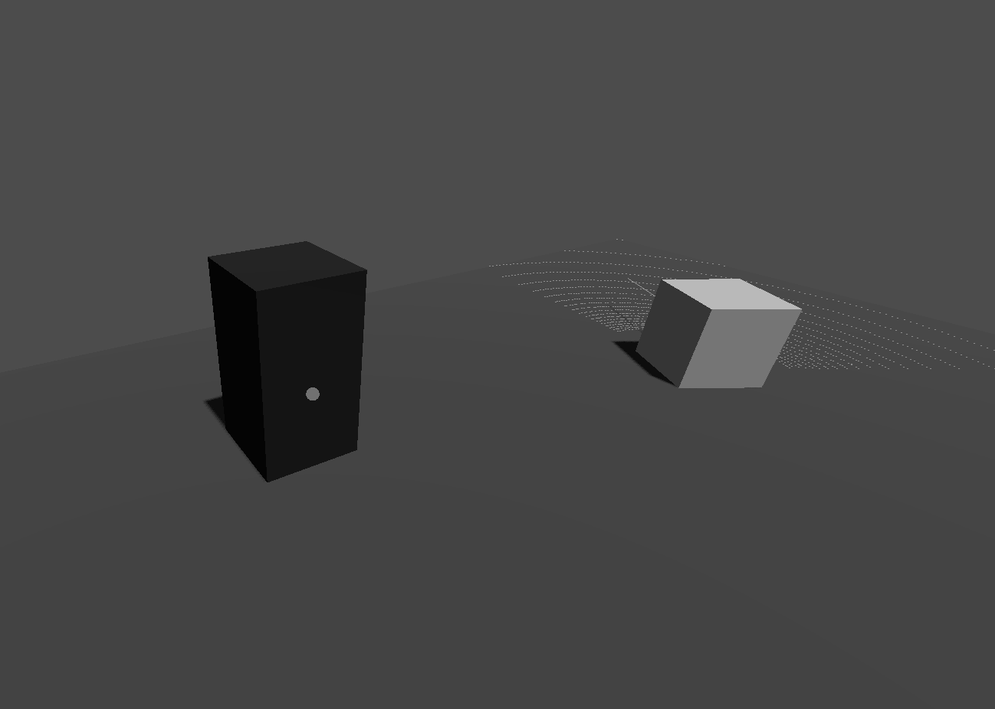
#> input picture CodeSnippets/Processing/grayscaled.png, 995 x 709 px, shrunk from 1298 x 926 before the run, found by its file name
$ python canny.py
#> lines starting #> are read from the running program, lines starting #| are printed output that depends on the picture; after the words box and inside, x2 and y2 are one past the last pixel; in counts of white or black regions, pixels touching at a corner belong together
import cv2

image = cv2.imread("D:/Projects/Uni/Master/bioinspired/CodeSnippets/Processing/grayscaled.png")
#> image is the input picture: shape (709, 995, 3); min 0, max 204, mean 70
canny_image = cv2.Canny(image, 85, 255, image, 3, False)
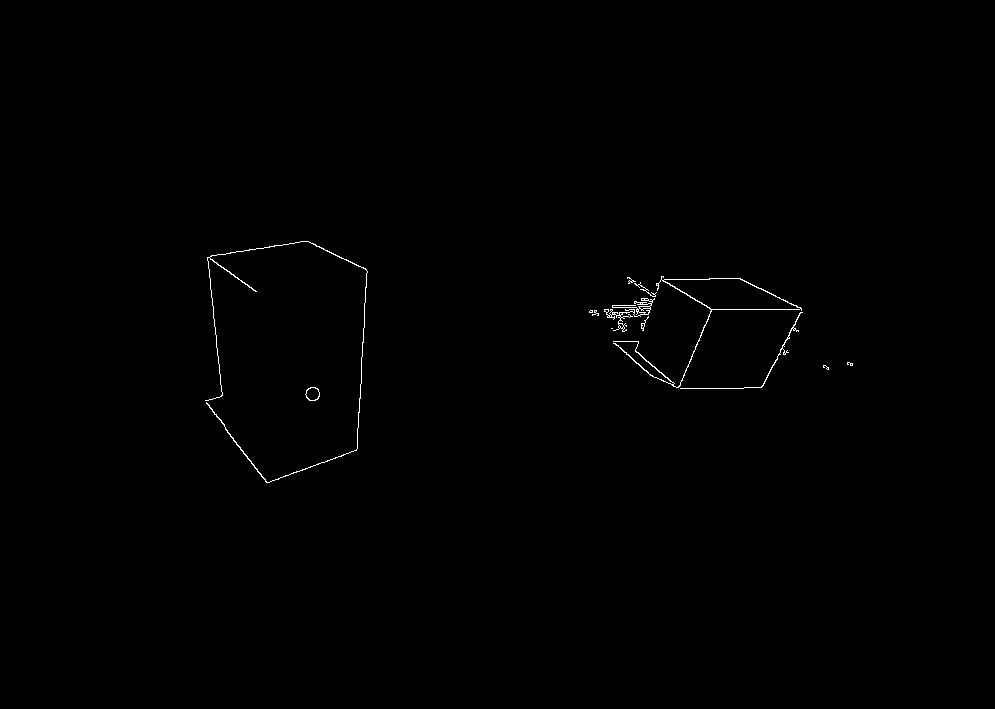
#> canny_image: shape (709, 995); 0.33% white in thin lines or dots, all inside (x1, y1, x2, y2) = (205, 241, 853, 483)

cv2.imwrite("D:/Projects/Uni/Master/bioinspired/CodeSnippets/Processing/canny_image.png", canny_image)
cv2.imshow("edges", canny_image)
cv2.waitKey(0)
cv2.destroyAllWindows()
